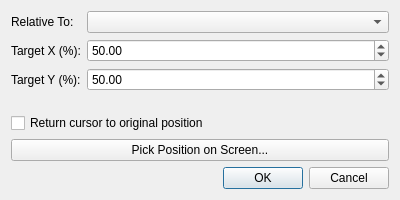
<?xml version="1.0" encoding="UTF-8"?>
<ui version="4.0">
 <class>JoyMousePositionDialog</class>
 <widget class="QDialog" name="JoyMousePositionDialog">
  <property name="geometry">
   <rect>
    <x>0</x>
    <y>0</y>
    <width>400</width>
    <height>200</height>
   </rect>
  </property>
  <property name="windowTitle">
   <string>Move to Position</string>
  </property>
  <layout class="QVBoxLayout" name="verticalLayout">
   <item>
    <layout class="QFormLayout" name="formLayout">
     <item row="0" column="0">
      <widget class="QLabel" name="label">
       <property name="text">
        <string>Relative To:</string>
       </property>
      </widget>
     </item>
     <item row="0" column="1">
      <widget class="QComboBox" name="positionSpaceComboBox"/>
     </item>
     <item row="1" column="0">
      <widget class="QLabel" name="label_2">
       <property name="text">
        <string>Target X (%):</string>
       </property>
      </widget>
     </item>
     <item row="1" column="1">
      <widget class="QDoubleSpinBox" name="targetXSpinBox">
       <property name="minimum">
        <double>0</double>
       </property>
       <property name="maximum">
        <double>100</double>
       </property>
       <property name="singleStep">
        <double>1.0</double>
       </property>
       <property name="value">
        <double>50.0</double>
       </property>
      </widget>
     </item>
     <item row="2" column="0">
      <widget class="QLabel" name="label_3">
       <property name="text">
        <string>Target Y (%):</string>
       </property>
      </widget>
     </item>
     <item row="2" column="1">
      <widget class="QDoubleSpinBox" name="targetYSpinBox">
       <property name="minimum">
        <double>0</double>
       </property>
       <property name="maximum">
        <double>100</double>
       </property>
       <property name="singleStep">
        <double>1.0</double>
       </property>
       <property name="value">
        <double>50.0</double>
       </property>
      </widget>
     </item>
    </layout>
   </item>
   <item>
    <widget class="QCheckBox" name="snapBackCheckBox">
     <property name="text">
      <string>Return cursor to original position</string>
     </property>
    </widget>
   </item>
   <item>
    <widget class="QPushButton" name="pickPositionButton">
     <property name="text">
      <string>Pick Position on Screen...</string>
     </property>
    </widget>
   </item>
   <item>
    <widget class="QDialogButtonBox" name="buttonBox">
     <property name="orientation">
      <enum>Qt::Horizontal</enum>
     </property>
     <property name="standardButtons">
      <set>QDialogButtonBox::Cancel|QDialogButtonBox::Ok</set>
     </property>
    </widget>
   </item>
  </layout>
 </widget>
 <resources/>
 <connections>
  <connection>
   <sender>buttonBox</sender>
   <signal>accepted()</signal>
   <receiver>JoyMousePositionDialog</receiver>
   <slot>accept()</slot>
   <hints>
    <hint type="sourcelabel">
     <x>248</x>
     <y>254</y>
    </hint>
    <hint type="destinationlabel">
     <x>157</x>
     <y>274</y>
    </hint>
   </hints>
  </connection>
  <connection>
   <sender>buttonBox</sender>
   <signal>rejected()</signal>
   <receiver>JoyMousePositionDialog</receiver>
   <slot>reject()</slot>
   <hints>
    <hint type="sourcelabel">
     <x>316</x>
     <y>260</y>
    </hint>
    <hint type="destinationlabel">
     <x>286</x>
     <y>274</y>
    </hint>
   </hints>
  </connection>
 </connections>
</ui>
